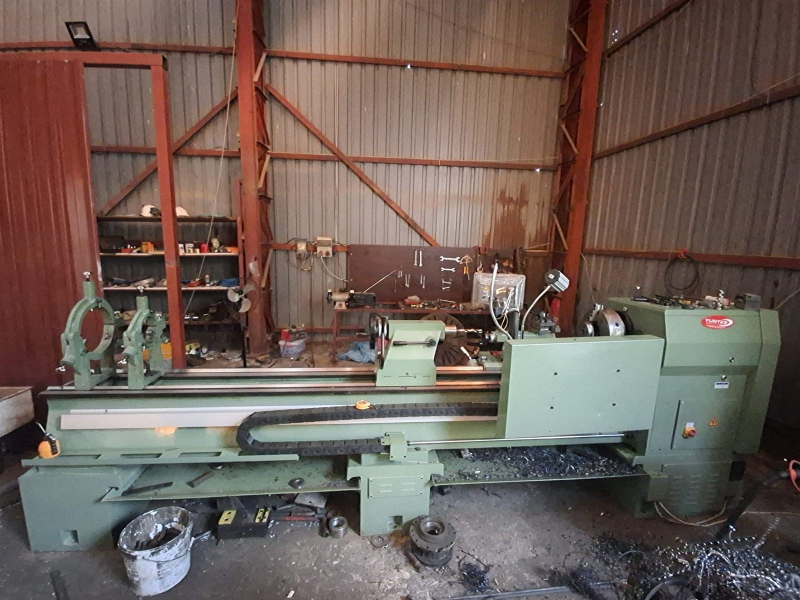
#> input picture assets/img/atolye-torna.jpg, 1600 x 1200 px (shown at 1/2 size); its folder holds only this picture in this run
$ python foto.py
#> lines starting #> are read from the running program, lines starting #| are printed output that depends on the picture
#> in main, im is the input picture: PIL image 1600x1200 RGB; mean R, G, B 110.2, 94.2, 87.1
# -*- coding: utf-8 -*-
"""Fotoğrafların web kopyalarını üretir (Pillow gerekir: pip install pillow).

    python tools/foto.py

assets/img altındaki her .jpg/.jpeg için assets/img/r/<aynı yol>-800.jpg ve
-1600.jpg kopyaları üretir (kaynak daha darsa kendi genişliğinde kalır) ve
boyutları assets/img/r/manifest.json dosyasına yazar. Dikey fotoğraflarda yükseklik de sınırlanır. Sayfa üreticisi
(tools/build_blog.py) srcset, width ve height değerlerini bu dosyadan okur.

Yeni fotoğraf eklediğinizde bu betiği bir kez çalıştırın. Var olan kopyalara
dokunmaz; kaynak dosya değişmişse yeniden üretir. Siyah ekran görüntüsü
bantları otomatik kırpılır.
"""
import glob, hashlib, json, os, sys
from PIL import Image, ImageOps

ROOT = os.path.dirname(os.path.dirname(os.path.abspath(__file__)))
IMG = os.path.join(ROOT, "assets", "img")
OUT = os.path.join(IMG, "r")
WIDTHS = (800, 1600)
MAKS_YUKSEKLIK = {800: 1200, 1600: 1600}  # dikey fotoğraflar gereksiz büyümesin
ATLA = ("ekran-goruntusu", "logo", "favicon", "apple-touch", "icon-")


def kaynaklar():
    for p in sorted(glob.glob(os.path.join(IMG, "**", "*.*"), recursive=True)):
        rel = os.path.relpath(p, IMG).replace(os.sep, "/")
        if not rel.lower().endswith((".jpg", ".jpeg")):
            continue
        if rel.startswith(("r/", "brand/", "og/", "qr/")) or any(a in rel for a in ATLA):
            continue
        yield rel


def siyah_bant_kirp(im):
    g = im.convert("L")
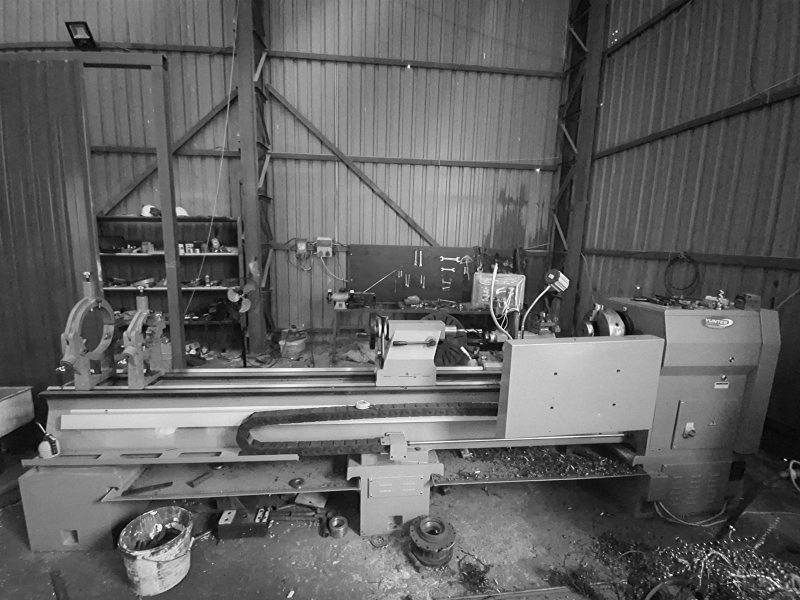
#> g: PIL image 1600x1200 L (shown at 1/2 size); min 0, max 255, mean 98.2
    w, h = g.size
#> w = 1600; h = 1200
    px = g.load()

    def koyu(y):
        return max(px[x, y] for x in range(0, w, max(1, w // 64))) < 24

    top = 0
    while top < h // 3 and koyu(top):
        top += 1
#> after the loop, top = 0
    bot = h - 1
#> bot = 1199
    while bot > h * 2 // 3 and koyu(bot):
        bot -= 1
#> this loop made 0 passes
#> after the loop, bot = 1199
    if top > 4 or bot < h - 5:
        return im.crop((0, top, w, bot + 1))
    return im


def main():
    man_yol = os.path.join(OUT, "manifest.json")
    man = json.load(open(man_yol, encoding="utf-8")) if os.path.exists(man_yol) else {}
    yeni = {}
    for rel in kaynaklar():
        src = os.path.join(IMG, rel)
        ozet = hashlib.sha1(open(src, "rb").read()).hexdigest()[:12]
        stem = os.path.splitext(rel)[0]
        hedefler = {w: os.path.join(OUT, "%s-%d.jpg" % (stem, w)) for w in WIDTHS}
        eski = man.get(rel)
        if eski and eski.get("sha1") == ozet and all(os.path.exists(h) for h in hedefler.values()):
            yeni[rel] = eski
            continue
        im = ImageOps.exif_transpose(Image.open(src)).convert("RGB")
        im = siyah_bant_kirp(im)
        kayit = {"sha1": ozet, "w": im.width, "h": im.height, "v": []}
        for w in WIDTHS:
            hw = min(w, im.width, round(MAKS_YUKSEKLIK[w] * im.width / im.height))
            hh = round(im.height * hw / im.width)
            out = im if hw == im.width else im.resize((hw, hh), Image.LANCZOS)
            os.makedirs(os.path.dirname(hedefler[w]), exist_ok=True)
            out.save(hedefler[w], "JPEG", quality=74 if w <= 800 else 70,
                     optimize=True, progressive=True, subsampling=2)
            kayit["v"].append({"src": "r/%s-%d.jpg" % (stem, w), "w": hw, "h": hh})
#> this loop made 2 passes
#> pass 1, in main, `out = im if hw == im.width else im.resize((hw, hh), Image.LANCZOS)`:
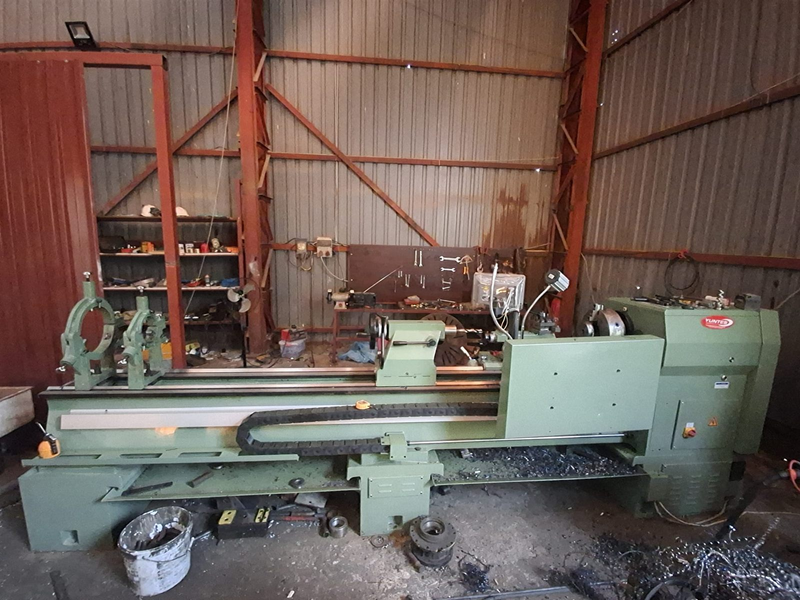
#> out: PIL image 800x600 RGB; mean R, G, B 110.2, 94.2, 87.1
        yeni[rel] = kayit
        print("  %-62s %dx%d" % (rel, im.width, im.height))
#|   atolye-torna.jpg                                               1600x1200
    with open(man_yol, "wb") as f:
        f.write((json.dumps(yeni, ensure_ascii=False, indent=1, sort_keys=True) + "\n").encode("utf-8"))
    print("manifest: %d fotoğraf" % len(yeni))
#| manifest: 1 fotoğraf


if __name__ == "__main__":
    sys.exit(main())
#> (the program exits here)

$ run again, on assets/img/saha-mobil-vinc.jpg
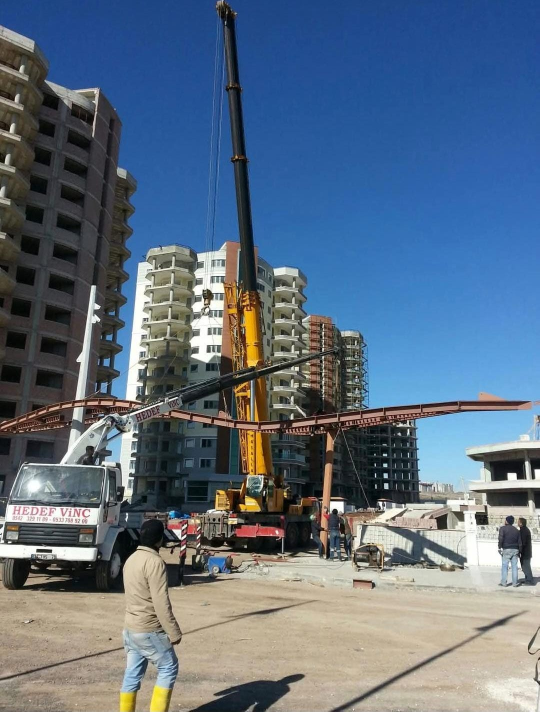
#> input picture assets/img/saha-mobil-vinc.jpg, 1079 x 1423 px (shown at 1/2 size)
#> in main, im is the input picture: PIL image 1079x1423 RGB; mean R, G, B 93.5, 110.7, 129.6
#> in siyah_bant_kirp, `g = im.convert("L")`:
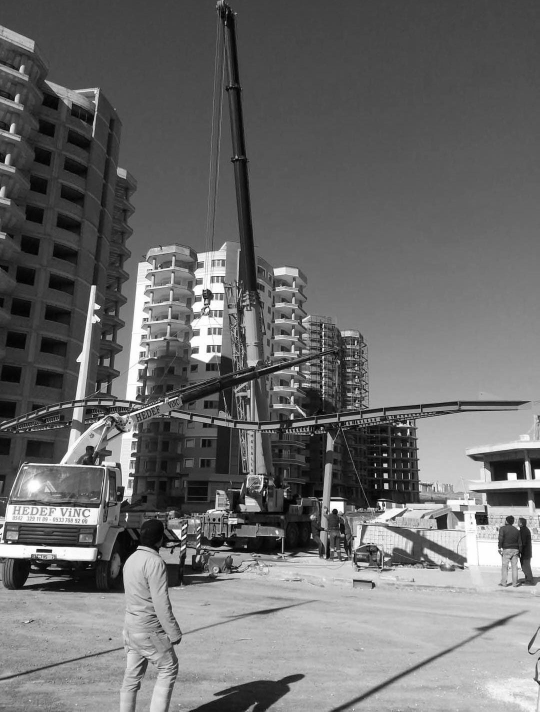
#> g: PIL image 1079x1423 L (shown at 1/2 size); min 0, max 255, mean 107.7
#> in siyah_bant_kirp, `bot = h - 1`: bot = 1422
#> the loop in main, `for w in WIDTHS:` made 2 passes
#> pass 1, in main, `out = im if hw == im.width else im.resize((hw, hh), Image.LANCZOS)`:
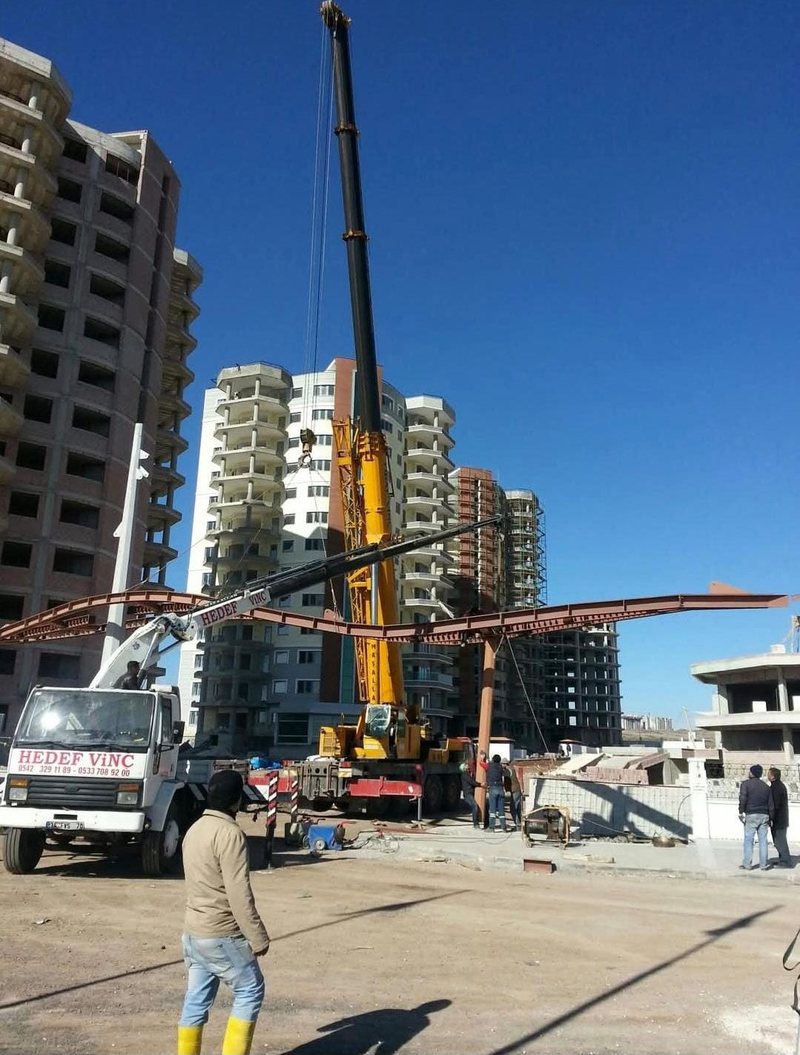
#> out: PIL image 800x1055 RGB; mean R, G, B 93.5, 110.7, 129.6
#|   saha-mobil-vinc.jpg                                            1079x1423
#| manifest: 1 fotoğraf

$ run again, on assets/img/saha-uzun-bom.jpg
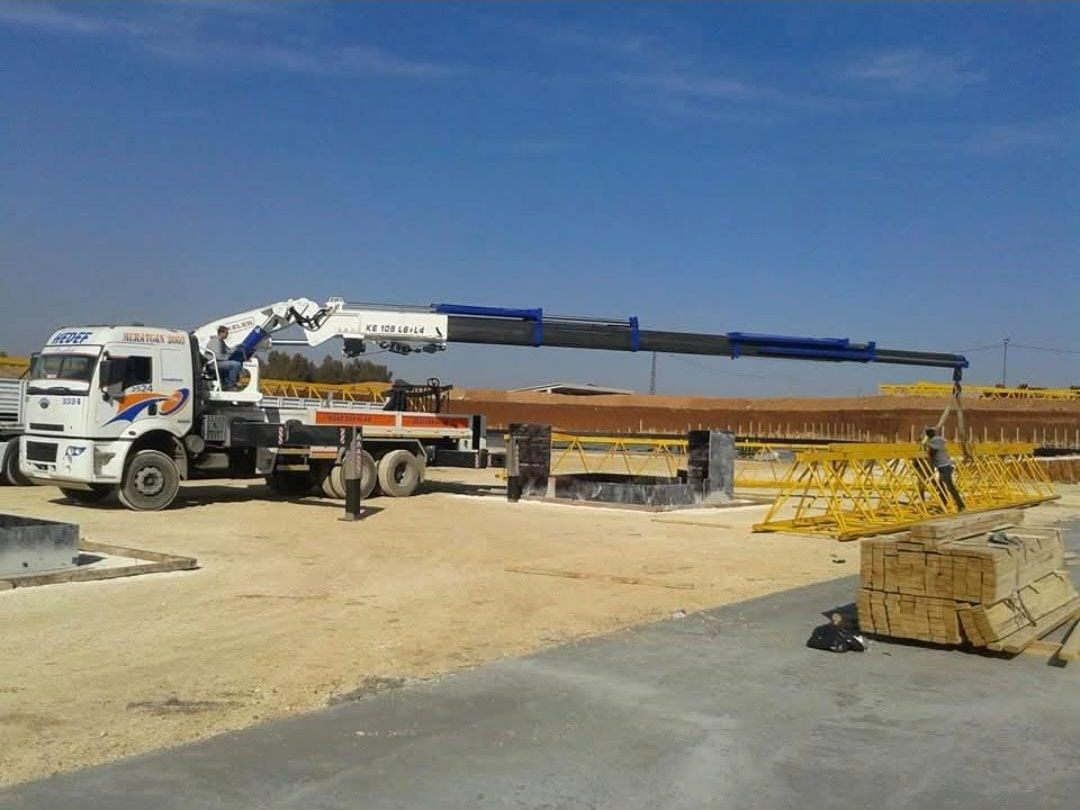
#> input picture assets/img/saha-uzun-bom.jpg, 1080 x 810 px
#> in main, im is the input picture: PIL image 1080x810 RGB; mean R, G, B 118.6, 127.1, 131.3
#> in siyah_bant_kirp, `g = im.convert("L")`:
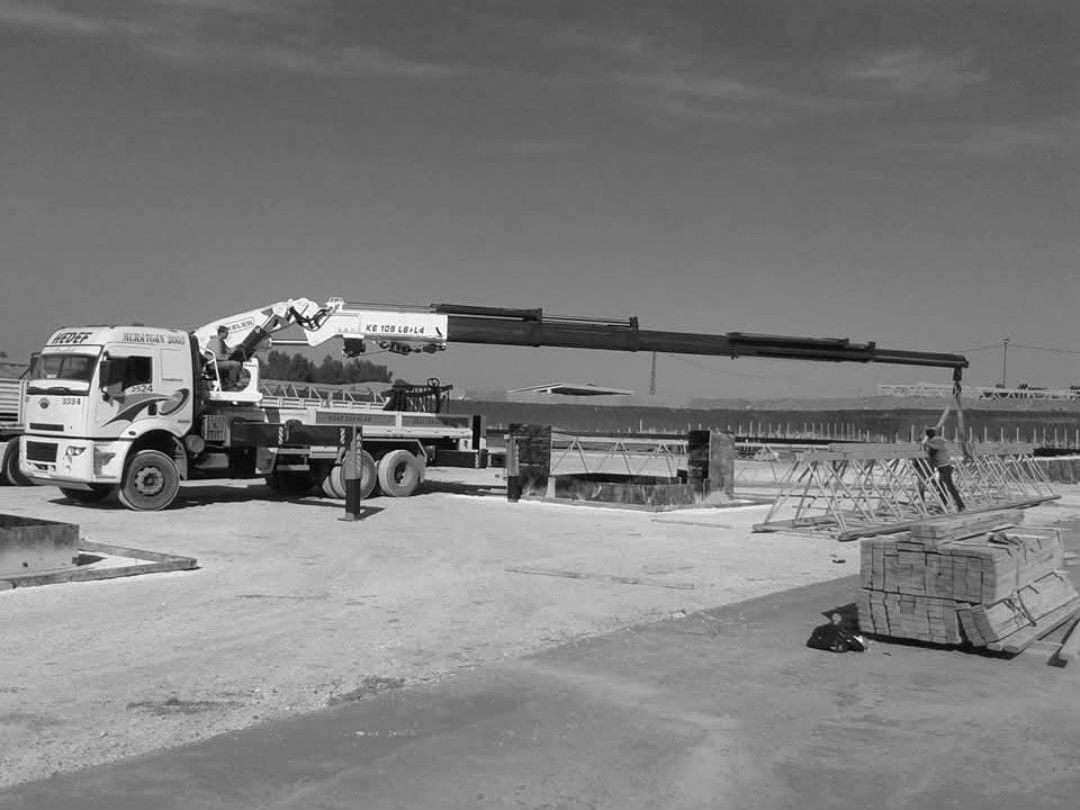
#> g: PIL image 1080x810 L; min 0, max 255, mean 125
#> in siyah_bant_kirp, `bot = h - 1`: bot = 809
#|   saha-uzun-bom.jpg                                              1080x810
#| manifest: 1 fotoğraf

$ run again, on assets/img/saha-cati-montaj.jpg
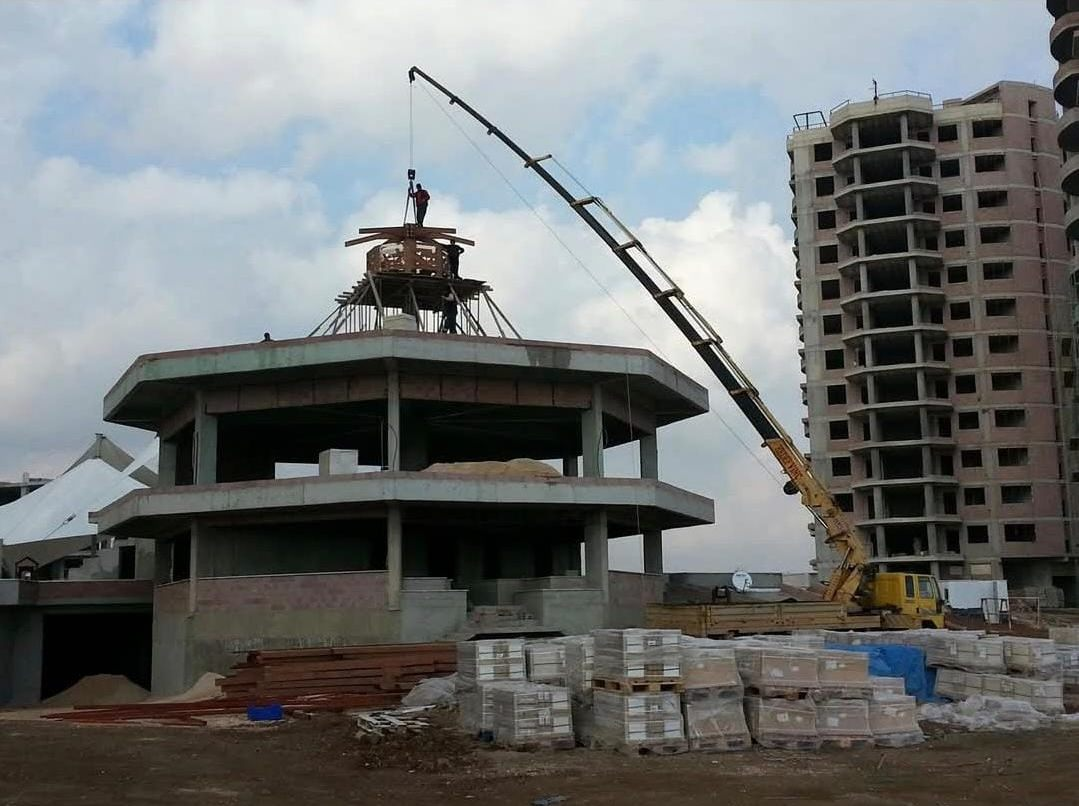
#> input picture assets/img/saha-cati-montaj.jpg, 1079 x 806 px
#> in main, im is the input picture: PIL image 1079x806 RGB; mean R, G, B 110.7, 113.3, 112.9
#> in siyah_bant_kirp, `g = im.convert("L")`:
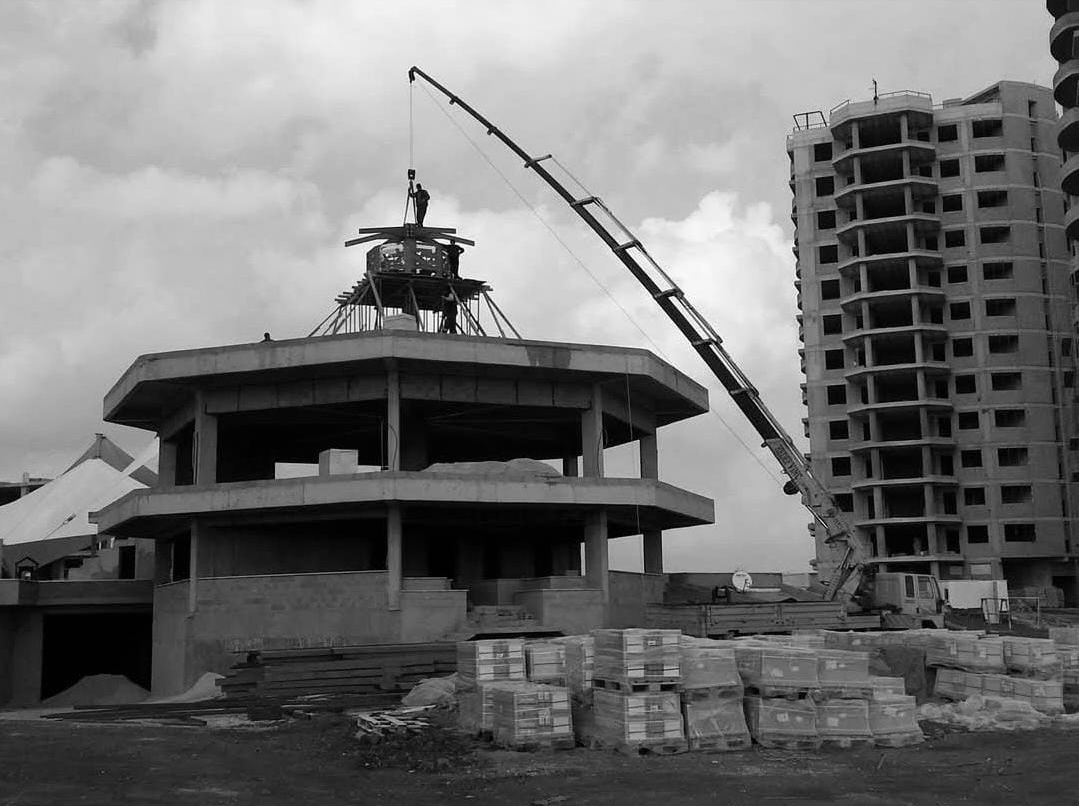
#> g: PIL image 1079x806 L; min 0, max 255, mean 112.5
#> in siyah_bant_kirp, `bot = h - 1`: bot = 805
#|   saha-cati-montaj.jpg                                           1079x806
#| manifest: 1 fotoğraf
